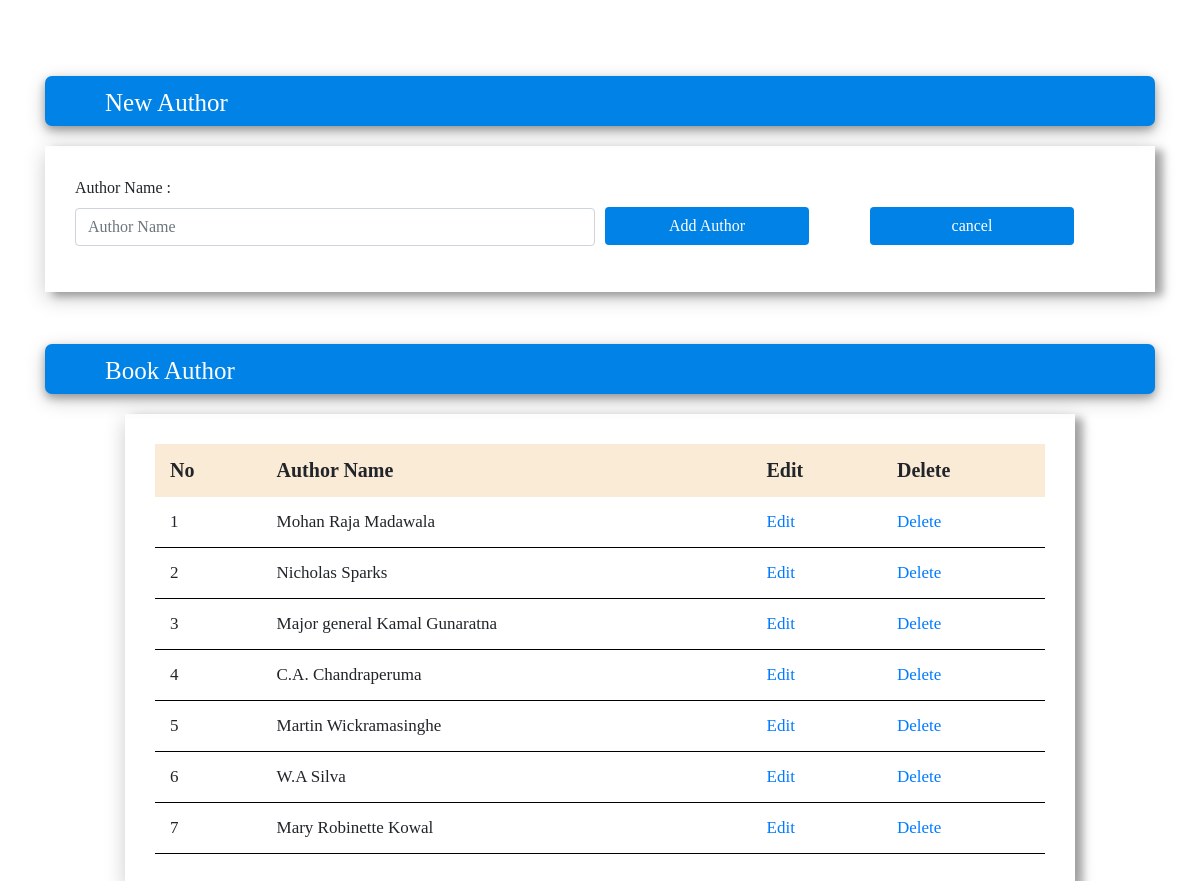
Page /page/add_author.php (signed in) on the committed database.
### tables this page shows
CREATE TABLE IF NOT EXISTS `author` (
  `a_id` int(6) NOT NULL AUTO_INCREMENT,
  `a_name` varchar(60) NOT NULL,
  PRIMARY KEY (`a_id`)
);

### page/add_author.php (the view, shortened to what this page needs)
<?php
    include('conn.php');
?>
<html>
    <head>
         <link rel="stylesheet" href="https://stackpath.bootstrapcdn.com/bootstrap/4.4.1/css/bootstrap.min.css">
        <link rel="stylesheet" href="../css/navbar.css">
    </head>
    <body>
        <br>
        <br>
        <br>
        <br>
       <div class="container">
           <div class="head">
               New Author
           </div>
       <div class="box">
        <form method="post" class="f">
            <div class="form-row">
                <div class="form-group col-md-6">
                    <label>Author Name : </label>
                    <input type="text" name="name" class="form-control" placeholder="Author Name">
                </div>
                <div class="form-group col-md-3">
                    <input type="submit" class="btn" name="submit" value="Add Author">
                </div>
                <div class="form-group col-md-3">
                    <input type="reset" class="btn" value="cancel">
                </div>
            </div>
        </form>
      </div>
        <br>
        <br>
        <br>
        <div class="head">
               Book Author
           </div>
        <div class="row">
            <div class="col-md-1"></div>
            <div class="col-md-10 box">
                <table class="tb">
                    <tr>
                        <th>No</th>
                        <th>Author Name</th>
                        <th>Edit</th>
                        <th>Delete</th>
                    </tr>
                    <?php
                    $c=1;
                        $au_query="SELECT * FROM `author`";
                        $result=mysqli_query($con,$au_query);
                        if($result){
                            while($recode=mysqli_fetch_assoc($result)){
                                $tb="<tr>";
                                $tb.="<td>$c</td>";
                                $tb.="<td>$recode[a_name]</td>";
                                $tb.="<td><a href=\"edit_author.php?name=$recode[a_name]&id=$recode[a_id]\">Edit</a></td>";
                                $tb.="<td><a href=\"add_author.php?id=$recode[a_id]\" style=\"text-decoration:none;\">Delete</a></td>";
                                $tb.="</tr>";
                                $c++;
                                echo $tb;
                            }
                        }
                    ?>
                </table>
            </div>
        </div>
       </div>
        <br>
    </body>
</html>

### css/navbar.css (style rules this page uses)
* { padding: 0; margin: 0; text-decoration: none; list-style: none; box-sizing: border-box; }
body { font-family: montserrat; }

### page/add_author.php (style rules this page uses)
.btn { width: 80%; background-color: #0082e6; color: white; margin-top: 31px; }
.box { padding: 30px 30px; box-shadow: 8px 4px 8px 0 rgba(0, 0, 0, 0.3), 0 6px 20px 0 rgba(0, 0, 0, 0.2); }
.head { background-color:#0082e6; width 100%; height: 50px; border-radius: 7px; color: white; padding: 8px 60px; font-size: 25px; margin:0 0 20px; margin-top: -20px; box-shadow: 0 4px 8px 0 rgba(0, 0, 0, 0.3), 0 6px 20px 0 rgba(0, 0, 0, 0.2); user-select: none; }
label { user-select: none; }
.tb { width:100%; }
.tb th { font-size: 20px; padding: 15px; background-color: antiquewhite; }
.tb td { font-size: 17px; padding: 15px; border-bottom: 1px solid black; }

### rows in the picture
author: a_name "Mohan Raja Madawala"
author: a_name "Nicholas Sparks"
author: a_name "Major general Kamal Gunaratna"
author: a_name "C.A. Chandraperuma"
author: a_name "Martin Wickramasinghe"
author: a_name "W.A Silva"
author: a_name "Mary Robinette Kowal"
